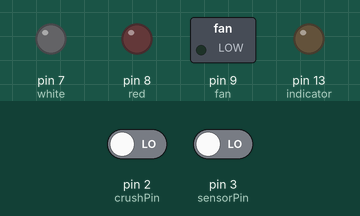
Recording of a sketch running on a simulated Arduino Uno, built with avr-gcc and run on an emulated ATmega328P. Shown: switched loads named in the sketch (green lamp = pin HIGH), output pins drawn as LEDs (lit = HIGH). The test bench sets the inputs (shaded band); at power-on: pin 3 (sensorPin) LOW, pin 2 (crushPin) LOW. What the sketch prints to the serial monitor is not drawn.

Above: at 1.2 s.
1.3 s: pin 3 (sensorPin) driven HIGH
At 1.8 s:
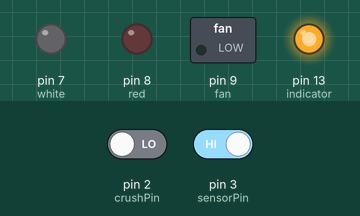
8.8 s: pin 3 (sensorPin) driven LOW
At 9.8 s:
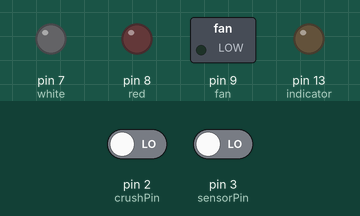
Timing chart, 0 to 11.8 s (numbered marks = the images above; inputs shaded):
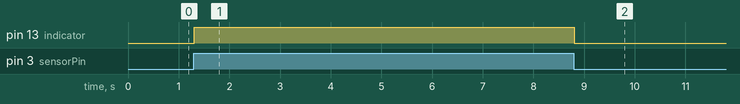

Measured:
- after the input at 1.3 s, pin 13 (indicator): LOW → HIGH at once
- after the input at 8.8 s, pin 13 (indicator): HIGH → LOW at once

The sketch:

merge1.1.ino
```cpp
#include <ArduinoJson.h>


byte sensorPin = 3;
byte indicator = 13;
int red=8;
int white=7;
int fan=9;
int crushPin = 2;               // Connect sensor to input pin 2
int DoorStatus=0; //0 ->off 1->on
int wifiState=0; //1 on $$ 0 off
int count=0;
void WIFImes(){


  String inString="";
  String com1="";
  while(Serial.available()>0){
    inString += char(Serial.read());
    delay(10);      // 延时函数用于等待字符完全进入缓冲区，可以尝试没有延时，输出结果会是什么
  }
  // 检查是否接收到数据，如果接收到数据，则输出该数据

  if(inString!=""){
    com1=inString.substring(inString.length()-5,inString.length()-2);
    Serial.print("commond:");
    Serial.println(inString);
  }
  if(com1=="tap")
  {
    count++;
    if(count==1)
     wifiState=1;
    if(count>1)
     {
       wifiState=0;
       count=0;
     }


  }


}
void setup()
{
  pinMode(sensorPin,INPUT);
  pinMode(indicator,OUTPUT);
  Serial.begin(115200);
  pinMode(red,OUTPUT);
  pinMode(white,OUTPUT);
  pinMode(fan,OUTPUT);
pinMode(crushPin, INPUT);
}
void loop()
{
  byte humanState = digitalRead(sensorPin);
  byte doorState=digitalRead(crushPin);
  digitalWrite(indicator,humanState);

  WIFImes();
  //  人体检测
//   if(humanState == 1)
//   {
//     // Serial.println("Somebody is in this area!");
//     digitalWrite(red, HIGH); //将管脚设置为高电平, 则LED灯亮
//     digitalWrite(white, HIGH); //将管脚设置为高电平, 则LED灯亮
//     digitalWrite(fan, HIGH); //将管脚设置为高电平, 则LED灯亮
//     Serial.print("|");// 有人

//   }
// if(humanState == 0&&doorState==0)
//   {
//     // Serial.println("No one!");
//    digitalWrite(red, LOW); //将管脚设置为高电平, 则LED灯亮
//       digitalWrite(white, LOW); //将管脚设置为高电平, 则LED灯亮
//     digitalWrite(fan, LOW); //将管脚设置为高电平, 则LED灯亮
//       Serial.print("/");//没人
//   }

//远程控制
if(wifiState == 1)
  {

    digitalWrite(red, HIGH); //将管脚设置为高电平, 则LED灯亮
    digitalWrite(white, HIGH); //将管脚设置为高电平, 则LED灯亮
    digitalWrite(fan, HIGH); //将管脚设置为高电平, 则LED灯亮
    Serial.print("|");// 有人
  }

else
{
  digitalWrite(red, LOW);
      digitalWrite(white, LOW);
    digitalWrite(fan, LOW);
      Serial.print("/");//没人
}


//总和

  // if(wifiState == 1)
  // {

  //   digitalWrite(red, HIGH); //将管脚设置为高电平, 则LED灯亮
  //   digitalWrite(white, HIGH); //将管脚设置为高电平, 则LED灯亮
  //   digitalWrite(fan, HIGH); //将管脚设置为高电平, 则LED灯亮
  //   Serial.print("|");// 有人
  // }
  // else if(humanState == 1)
  // {
  //   // Serial.println("Somebody is in this area!");
  //   digitalWrite(red, HIGH); //将管脚设置为高电平, 则LED灯亮
  //   digitalWrite(white, HIGH); //将管脚设置为高电平, 则LED灯亮
  //   digitalWrite(fan, HIGH); //将管脚设置为高电平, 则LED灯亮
  //   Serial.print("|");// 有人

  // }

  //  else if(humanState == 0&&doorState==0)
  // {
  //   // Serial.println("No one!");
  //  digitalWrite(red, LOW); //将管脚设置为高电平, 则LED灯亮
  //     digitalWrite(white, LOW); //将管脚设置为高电平, 则LED灯亮
  //   digitalWrite(fan, LOW); //将管脚设置为高电平, 则LED灯亮
  //     Serial.print("/");//没人
  // }
  // else{
  //     Serial.print("/");//没人
  // }


  delay(5);

}
```
